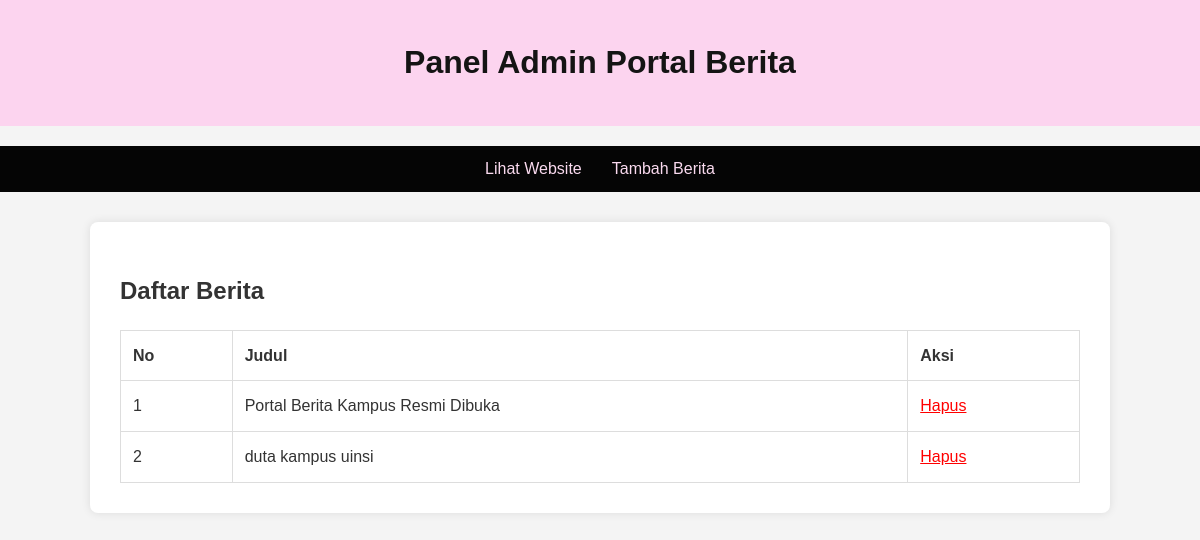
The app's page /admin.php with its own data.
### tables this page shows
CREATE TABLE `berita` (
  `id_berita` int(11) NOT NULL,
  `judul` varchar(255) NOT NULL,
  `isi_berita` text NOT NULL,
  `tanggal` date NOT NULL,
  `id_kategori` int(11) NOT NULL
);

### admin.php (the view, shortened to what this page needs)
<?php include 'koneksi.php'; ?>
<!DOCTYPE html>
<html lang="id">
<head>
    <link rel="stylesheet" href="style.css">
</head>
<body>
    <header>
        <h1>Panel Admin Portal Berita</h1>
    </header>
    <nav>
        <a href="index.php">Lihat Website</a>
        <a href="tambah.php">Tambah Berita</a>
    </nav>
    <div class="container">
        <h2>Daftar Berita</h2>
        <table>
            <tr>
                <th>No</th> <th>Judul</th>
                <th>Aksi</th>
            </tr>
            <?php
            $sql = mysqli_query($koneksi, "SELECT * FROM berita ORDER BY id_berita ASC");
            $no = 1;
            while($d = mysqli_fetch_array($sql)){
            ?>
            <tr>
                <td><?php echo $no++; ?></td> <td><?php echo $d['judul']; ?></td>
                <td>
                    <a href="hapus.php?id=<?php echo $d['id_berita']; ?>" style="color: red;" onclick="return confirm('Yakin hapus?')">Hapus</a>
                </td>
            </tr>
            <?php } ?>
        </table>
    </div>
</body>
</html>

### style.css (style rules this page uses)
body { font-family: Arial, sans-serif; line-height: 1.6; margin: 0; padding: 0; background-color: #f4f4f4; color: #333; }
header { background:hsl(320, 88%, 91%); color: #141414; padding: 1rem 0; text-align: center; margin-bottom: 20px; }
nav { display: flex; justify-content: center; background: #050505; padding: 10px; }
nav a { color: rgb(250, 218, 239); text-decoration: none; padding: 0 15px; }
.container { width: 80%; margin : 30px auto; overflow: hidden; background: #fff; padding: 30px; border-radius: 8px; box-shadow: 0 0 10px rgba(0,0,0,0.1); }
table { width: 100%; border-collapse: collapse; }
th, td { padding: 12px; border: 1px solid #ddd; text-align: left; }

### records on screen
berita: judul "Portal Berita Kampus Resmi Dibuka"
berita: judul "duta kampus uinsi"
